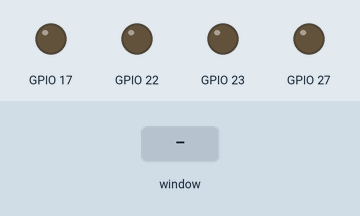
This program was run on a simulated Raspberry Pi (BCM pin numbers). Shown: output pins drawn as LEDs (lit = HIGH). Inputs (shaded band) come from the test bench. The clock reads 2024-03-15 10:24:30 at power-on unless the program sets it; random numbers come from a fixed seed; the desktop window is not drawn, its controls go by their first labels and the mouse button is held 0.15 s; what the program prints to the terminal is not drawn.

Above: at 1.3 s.
1.4 s: control labelled "START ALL" in the window clicked
At 1.7 s:
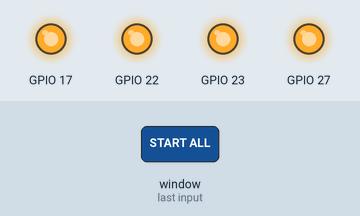
2.9 s: control labelled "STOP" in the window clicked
At 3.9 s:
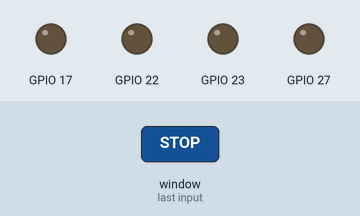
Timing chart, 0 to 5.9 s (numbered marks = the images above; inputs shaded):
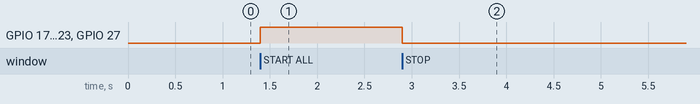

Measured:
- after the input at 1.4 s, GPIO 17, GPIO 22, GPIO 23, GPIO 27: LOW → HIGH at once
- after the input at 2.9 s, GPIO 17, GPIO 22, GPIO 23, GPIO 27: HIGH → LOW at once

The program:

Garden_Controller_GuiV6.py
```python
#!/usr/bin/env python3
# -*- coding: utf-8 -*-
import tkinter as tk
from tkinter import ttk
import datetime
import time
import os
import sys
import random

# Try to import PIL for image handling
try:
    from PIL import Image, ImageTk
    HAS_PIL = True
except ImportError:
    HAS_PIL = False
    print("Warning: PIL (Pillow) not found. Install with: sudo apt install python3-pil")

# --- GPIO Library Detection (Pi 5 vs Pi 3/4) ---
USING_LGPIO = False
h_chip = None

try:
    import lgpio
    USING_LGPIO = True
    print("Detected lgpio library (Raspberry Pi 5 mode)")
except ImportError:
    try:
        import RPi.GPIO as GPIO
        USING_LGPIO = False
        print("Detected RPi.GPIO library (Pi 3/4 mode)")
    except ImportError:
        print("Error: Neither lgpio nor RPi.GPIO found.")
        sys.exit(1)

# --- Configuration ---
RELAY_PINS = [17, 27, 22, 23]  # GPIO pins for Relays 1-4
DEFAULT_ON_TIMES = [60, 120, 180, 240]  # Default ON times in seconds
OFF_TIMES = [300, 180, 120, 60]  # Fixed OFF times in seconds
NUM_ZONES = 4

# Global State
stop_requested = False
zone_active = [False] * NUM_ZONES
zone_on_times = DEFAULT_ON_TIMES.copy()

def setup_gpio():
    global h_chip
    if USING_LGPIO:
        try:
            h_chip = lgpio.gpiochip_open(0)
            for pin in RELAY_PINS:
                lgpio.gpio_claim_output(h_chip, pin)
                lgpio.gpio_write(h_chip, pin, 0)
        except Exception as e:
            print(f"Critical LGPIO Error: {e}")
            sys.exit(1)
    else:
        GPIO.setmode(GPIO.BCM)
        for pin in RELAY_PINS:
            GPIO.setup(pin, GPIO.OUT)
            GPIO.output(pin, GPIO.LOW)

def set_relay(zone_idx, state):
    pin = RELAY_PINS[zone_idx]
    val = 1 if state else 0
    if USING_LGPIO:
        lgpio.gpio_write(h_chip, pin, val)
    else:
        GPIO.output(pin, val)
    zone_active[zone_idx] = state

def cleanup_gpio():
    global h_chip
    for i in range(NUM_ZONES):
        set_relay(i, False)
    if USING_LGPIO:
        try:
            if h_chip is not None:
                lgpio.gpiochip_close(h_chip)
        except Exception as e:
            if "unknown handle" not in str(e).lower():
                print(f"Cleanup Warning: {e}")
    else:
        GPIO.cleanup()

# --- GUI Application ---
class GardenApp:
    def __init__(self, root):
        self.root = root
        self.root.title("Smart Tomato Garden Controller")
        self.root.geometry("800x700")
        self.root.configure(bg="#f0f8ff")

        # Header
        header = tk.Frame(root, bg="#2E8B57", height=60)
        header.pack(fill=tk.X)
        header.pack_propagate(False)
        # Using Unicode escape for compatibility
        tk.Label(header, text="\U0001F345 Smart Tomato Garden", font=("Arial", 20, "bold"),
                 bg="#2E8B57", fg="white").pack(pady=10)

        # Status Panel
        status_frame = tk.Frame(root, bg="white", pady=10, relief=tk.RAISED, bd=2)
        status_frame.pack(fill=tk.X, padx=20, pady=10)

        self.lbl_status = tk.Label(status_frame, text="Status: IDLE", font=("Arial", 16, "bold"), bg="white", fg="#333")
        self.lbl_status.pack()

        self.lbl_timer = tk.Label(status_frame, text="Time: --:--:--", font=("Arial", 14), bg="white", fg="#666")
        self.lbl_timer.pack()

        # Animation Canvas
        self.canvas_frame = tk.Frame(root, bg="#e0f7fa", relief=tk.SUNKEN, bd=2)
        self.canvas_frame.pack(fill=tk.BOTH, expand=True, padx=20, pady=5)

        self.canvas = tk.Canvas(self.canvas_frame, bg="#e0f7fa", highlightthickness=0, width=800, height=250)
        self.canvas.pack(fill=tk.BOTH, expand=True)

        self.zone_drops = [[] for _ in range(NUM_ZONES)]
        self.bg_image_id = None

        # Load and Draw Background Image
        self.load_background_image()

        # Controls
        ctrl_frame = tk.Frame(root, bg="#f0f8ff")
        ctrl_frame.pack(pady=10)

        btn_style = {"font": ("Arial", 11, "bold"), "width": 12, "height": 1, "fg": "white"}

        tk.Button(ctrl_frame, text="START ALL", command=self.start_all, bg="#4CAF50", **btn_style).grid(row=0, column=0, padx=5)
        tk.Button(ctrl_frame, text="STOP", command=self.stop_system, bg="#f44336", **btn_style).grid(row=0, column=1, padx=5)

        # Zone Control Panels
        zones_frame = tk.Frame(root, bg="#f0f8ff")
        zones_frame.pack(fill=tk.X, padx=20, pady=10)

        self.zone_leds = []
        self.time_labels = []

        for i in range(NUM_ZONES):
            z_frame = tk.Frame(zones_frame, bg="white", relief=tk.RIDGE, bd=2, padx=10, pady=5)
            z_frame.grid(row=0, column=i, sticky="nsew", padx=5)
            zones_frame.grid_columnconfigure(i, weight=1)

            tk.Label(z_frame, text=f"Zone {i+1}", font=("Arial", 12, "bold"), bg="white").pack()

            led = tk.Label(z_frame, text="\u25CF", font=("Arial", 16), bg="white", fg="#ccc") # Bullet character
            led.pack()
            self.zone_leds.append(led)

            time_lbl = tk.Label(z_frame, text=f"{zone_on_times[i]}s ON", font=("Arial", 10), bg="white")
            time_lbl.pack()
            self.time_labels.append(time_lbl)

            btn_frame = tk.Frame(z_frame, bg="white")
            btn_frame.pack()

            tk.Button(btn_frame, text="-", command=lambda idx=i: self.adjust_time(idx, -10), width=3, bg="#FF9800", fg="white").grid(row=0, column=0, padx=2)
            tk.Button(btn_frame, text="+", command=lambda idx=i: self.adjust_time(idx, 10), width=3, bg="#2196F3", fg="white").grid(row=0, column=1, padx=2)

            info = tk.Label(z_frame, text=f"Off: {OFF_TIMES[i]}s", font=("Arial", 9), bg="white", fg="#666")
            info.pack()

        # Footer
        info_lbl = tk.Label(root, text="Relays start together, stop individually based on time.", font=("Arial", 9), bg="#f0f8ff", fg="#555")
        info_lbl.pack(side=tk.BOTTOM, pady=5)

        self.running = False

    def load_background_image(self):
        self.canvas.delete("all")
        w, h = 760, 250

        image_path = "TomatoGarden.jpg"

        if HAS_PIL and os.path.exists(image_path):
            try:
                img = Image.open(image_path)
                # Resize to fit canvas while maintaining aspect ratio or stretching to fill
                img_resized = img.resize((w, h), Image.Resampling.LANCZOS)
                self.photo = ImageTk.PhotoImage(img_resized)
                self.bg_image_id = self.canvas.create_image(0, 0, anchor=tk.NW, image=self.photo)
                print(f"Loaded image: {image_path}")
            except Exception as e:
                print(f"Error loading image: {e}")
                self.draw_fallback_background()
        else:
            print(f"Image not found: {image_path}. Ensure you downloaded it to /home/spiderman/workspace/")
            self.draw_fallback_background()

    def draw_fallback_background(self):
        """Draws a simple blue/brown background if image fails"""
        self.canvas.create_rectangle(0, 0, 800, 180, fill="#87CEEB", outline="")
        self.canvas.create_rectangle(0, 180, 800, 250, fill="#5D4037", outline="")
        self.canvas.create_text(400, 125, text="Image Not Found", font=("Arial", 20), fill="white")
        self.canvas.create_text(400, 150, text="Download TomatoGarden.jpg", font=("Arial", 12), fill="white")

    def init_water_drops(self):
        """Initialize 10 drops per zone based on approximate plant positions"""
        # Assuming 4 zones evenly spaced across 800px width
        # Zones centers approx: 100, 300, 500, 700
        zone_centers = [100, 300, 500, 700]
        ground_y = 180 # Approximate ground level based on standard image

        for i in range(NUM_ZONES):
            self.zone_drops[i] = []
            center_x = zone_centers[i]

            for j in range(10):
                dx = center_x - 20 + (j * 4)
                dy = -20 - (j * 10)
                # Create drop but hide initially
                drop = self.canvas.create_line(dx, dy, dx, dy+12, fill="#00BFFF", width=3, capstyle=tk.ROUND, state='hidden')
                self.zone_drops[i].append({'id': drop, 'x': dx, 'y': dy, 'speed': 4 + (j % 3)})

    def animate_zone(self, zone_idx):
        if not zone_active[zone_idx]:
            return

        for drop_data in self.zone_drops[zone_idx]:
            self.canvas.itemconfig(drop_data['id'], state='normal')
            self.canvas.move(drop_data['id'], 0, drop_data['speed'])
            drop_data['y'] += drop_data['speed']

            # Reset if hits ground (approx y=180)
            if drop_data['y'] > 180:
                drop_data['y'] = -20 - random.randint(0, 20)
                # Keep X within the zone area roughly
                base_x = [100, 300, 500, 700][zone_idx]
                drop_data['x'] = base_x - 20 + random.randint(0, 40)
                self.canvas.coords(drop_data['id'], drop_data['x'], drop_data['y'], drop_data['x'], drop_data['y']+12)

        if zone_active[zone_idx]:
            self.root.after(50, lambda: self.animate_zone(zone_idx))

    def update_led(self, idx, state):
        color = "#00FF00" if state else "#cccccc"
        self.zone_leds[idx].config(fg=color)

    def adjust_time(self, idx, delta):
        new_time = zone_on_times[idx] + delta
        if 10 <= new_time <= 600:
            zone_on_times[idx] = new_time
            self.time_labels[idx].config(text=f"{new_time}s ON")

    def start_all(self):
        global stop_requested
        stop_requested = False
        self.lbl_status.config(text="Status: WATERING ALL ZONES", fg="blue")

        # Initialize drops if not already done (in case image loaded late)
        if not self.zone_drops[0]:
            self.init_water_drops()

        # Start all relays
        for i in range(NUM_ZONES):
            set_relay(i, True)
            self.update_led(i, True)
            self.animate_zone(i)

        # Schedule individual turn-offs
        for i in range(NUM_ZONES):
            delay_ms = zone_on_times[i] * 1000
            self.root.after(delay_ms, lambda idx=i: self.stop_zone(idx))

    def stop_zone(self, idx):
        if stop_requested: return
        set_relay(idx, False)
        self.update_led(idx, False)
        for drop_data in self.zone_drops[idx]:
            self.canvas.itemconfig(drop_data['id'], state='hidden')

        if not any(zone_active):
            self.lbl_status.config(text="Status: CYCLE COMPLETE", fg="green")

    def stop_system(self):
        global stop_requested
        stop_requested = True
        for i in range(NUM_ZONES):
            set_relay(i, False)
            self.update_led(i, False)
            for drop_data in self.zone_drops[i]:
                self.canvas.itemconfig(drop_data['id'], state='hidden')
        self.lbl_status.config(text="Status: STOPPED BY USER", fg="red")

    def update_clock(self):
        now = datetime.datetime.now().strftime("%H:%M:%S")
        self.lbl_timer.config(text=f"Time: {now}")
        self.root.after(1000, self.update_clock)

if __name__ == "__main__":
    setup_gpio()
    root = tk.Tk()
    app = GardenApp(root)

    # Initialize drops after UI is ready
    app.init_water_drops()

    app.update_clock()

    def on_close():
        cleanup_gpio()
        root.destroy()

    root.protocol("WM_DELETE_WINDOW", on_close)
    root.mainloop()
```
